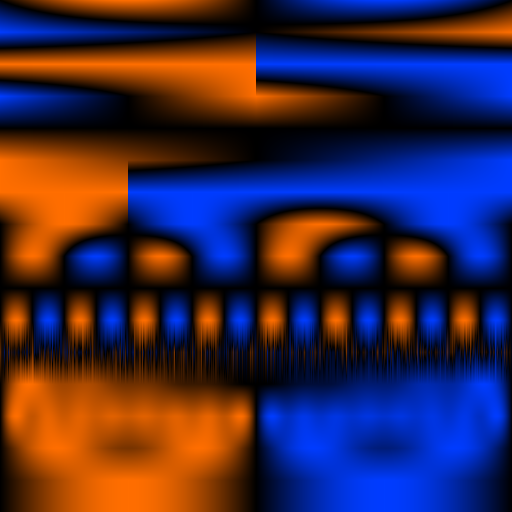
#> input picture Projects/2D Torus Wavetable Synthesizer/Wavetables/00_test_diagnostic.png, 1024 x 1024 px (shown at 1/2 size)
$ python paper_marker.py '../../../2D Torus Wavetable Synthesizer/Wavetables/00_test_diagnostic.png'
#> lines starting #> are read from the running program, lines starting #| are printed output that depends on the picture
#!/usr/bin/env python3
"""
BLUELINE · STYLE-LOCK — the DETERMINISTIC SUBSTRATE LOCK. The model draws the line/value; THIS owns the
paper + marker tone, applied identically to every image — so the substrate reads the same across all
characters by construction (the surest consistency lever short of a LoRA).

Pipeline (pure numpy/PIL, deterministic given paper_seed):
  1. luminance -> auto-levels (percentile stretch)
  2. quantize ink density to a limited marker palette {white paper, light dry-grey, mid-grey, ink-black}
  3. procedural cold-press paper tooth (fractal value noise) BREAKS ink on the peaks (dry-brush skip)
     and lays a faint warm grain into the white — the same paper on every frame.

  from paper_marker import stylize ; stylize("in.png","out.png")
  or: python paper_marker.py in1.png in2.png ...   (writes *_marker.png alongside)
"""
import sys, os
import numpy as np
from PIL import Image

PALETTE = np.array([248, 196, 120, 28], np.float32)      # white paper · light dry-grey · mid-grey · ink
PAPER_SEED = 7                                            # fixed -> identical paper substrate everywhere

def paper_field(h, w, seed=PAPER_SEED):
    rng = np.random.default_rng(seed)
    acc = np.zeros((h, w), np.float32); amp, tot = 1.0, 0.0
    for cell in (96, 48, 24, 12, 6):                      # octaves: big cells = low freq, small = grain
        gh, gw = h // cell + 2, w // cell + 2
        small = (rng.random((gh, gw)) * 255).astype(np.uint8)
        up = np.asarray(Image.fromarray(small).resize((w, h), Image.BICUBIC), np.float32) / 255.0
        acc += up * amp; tot += amp; amp *= 0.55
    f = acc / tot
    return (f - f.min()) / (f.max() - f.min() + 1e-9)

def stylize(src, dst=None, break_strength=0.55, grain=10.0):
#> called with break_strength = 0.55, grain = 10
    im = Image.open(src).convert("L")
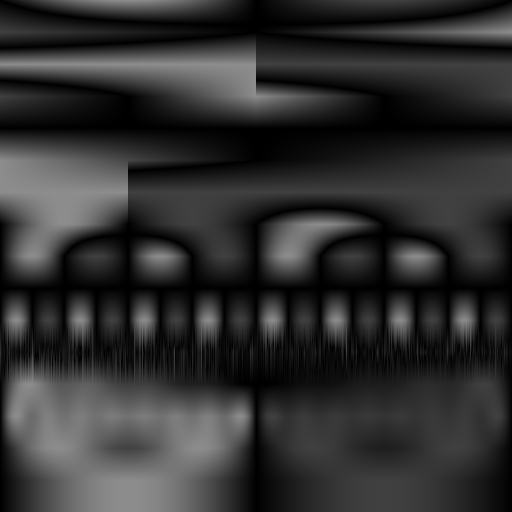
#> im: PIL image 1024x1024 L (shown at 1/2 size); min 0, max 141, mean 47.9
    g = np.asarray(im, np.float32) / 255.0
    lo, hi = np.percentile(g, 4), np.percentile(g, 96)    # auto-levels
#> lo = 0.00392; hi = 0.506
    g = np.clip((g - lo) / (hi - lo + 1e-6), 0, 1)
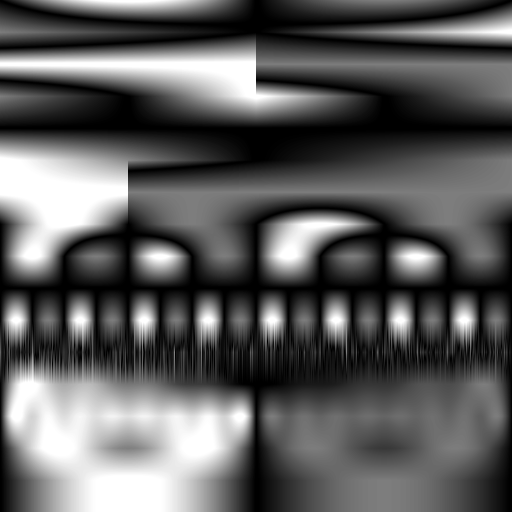
#> g: shape (1024, 1024) float32 (shown at 1/2 size); min 0, max 1, mean 0.365
    ink = 1.0 - g                                         # ink density (1 = darkest)
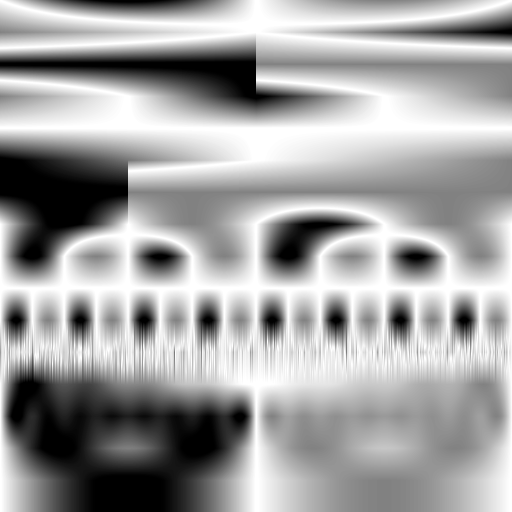
#> ink: shape (1024, 1024) float32 (shown at 1/2 size); min 0, max 1, mean 0.635
    pf = paper_field(*g.shape)
    # dry-brush: where paper tooth is high, ink skips (mid densities lighten; solid blacks mostly survive)
    skip = break_strength * np.clip(pf - 0.45, 0, 1) * (1.0 - np.clip(ink - 0.75, 0, 1) / 0.25)
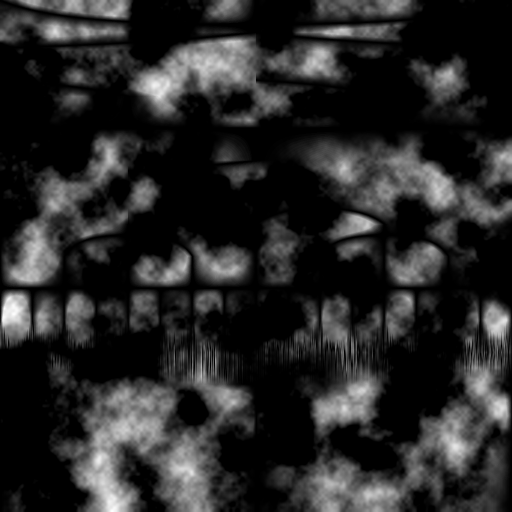
#> skip: shape (1024, 1024) float32 (shown at 1/2 size); min 0, max 0.291, mean 0.0465; drawn with min black and max white
    ink = np.clip(ink - skip, 0, 1)
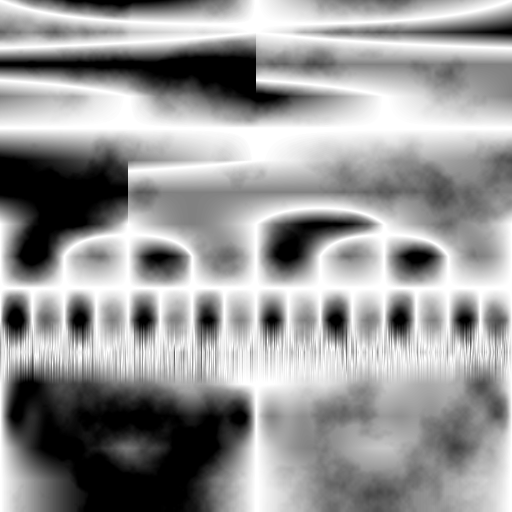
#> ink: shape (1024, 1024) float32 (shown at 1/2 size); min 0, max 1, mean 0.594
    # quantize ink density -> palette index (0 white .. 3 ink) with soft thresholds
    idx = np.zeros_like(ink, np.int32)
    idx[ink > 0.18] = 1; idx[ink > 0.42] = 2; idx[ink > 0.70] = 3
    out = PALETTE[idx]
    # faint warm paper grain in the lightest areas (so white isn't dead-flat)
    white_mask = (idx == 0).astype(np.float32)
    out = out - white_mask * (pf - 0.5) * grain
    out = np.clip(out, 0, 255).astype(np.uint8)
    dst = dst or os.path.splitext(src)[0] + "_marker.png"
    Image.fromarray(out, "L").save(dst)
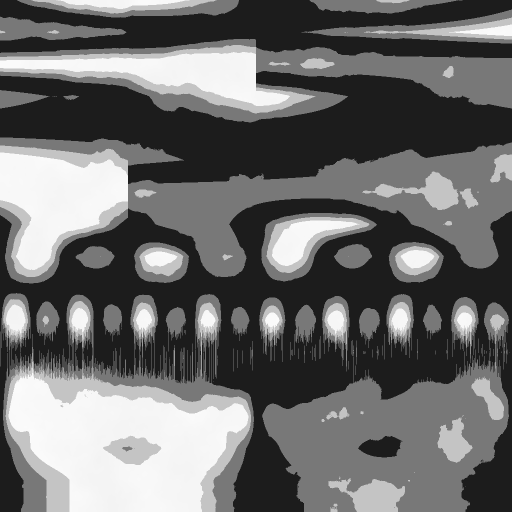
#> saved as 00_test_diagnostic_marker.png: PIL image 1024x1024 L (shown at 1/2 size); min 28, max 251, mean 107.5
    return dst

if __name__ == "__main__":
    for p in sys.argv[1:]:
        print("marker ->", stylize(p))

$ run again, on Projects/2D Torus Wavetable Synthesizer/Wavetables/10_membrane.png
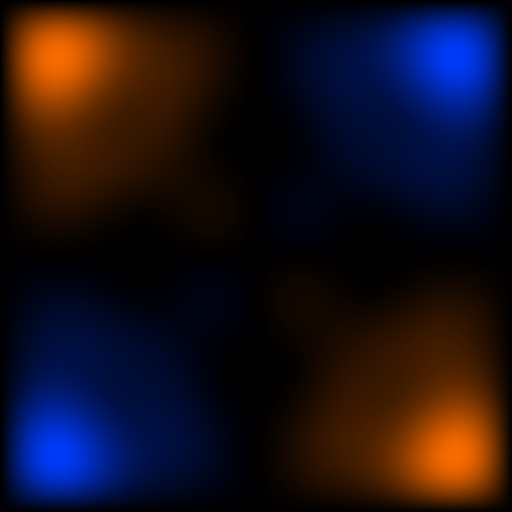
#> input picture Projects/2D Torus Wavetable Synthesizer/Wavetables/10_membrane.png, 1024 x 1024 px (shown at 1/2 size)
#> in stylize, `im = Image.open(src).convert("L")`:
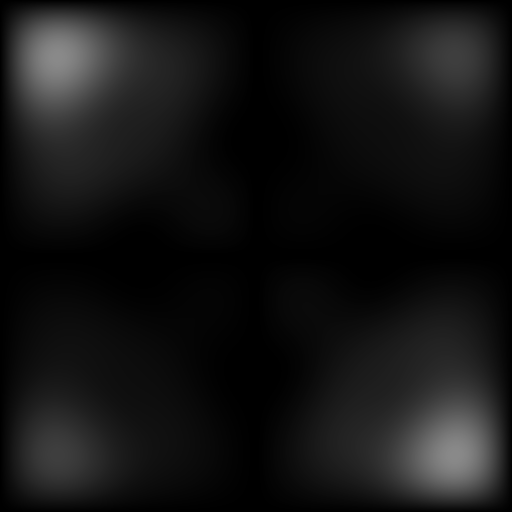
#> im: PIL image 1024x1024 L (shown at 1/2 size); min 0, max 137, mean 20
#> lo = 0; hi = 0.322
#> in stylize, `Image.fromarray(out, "L").save(dst)`:
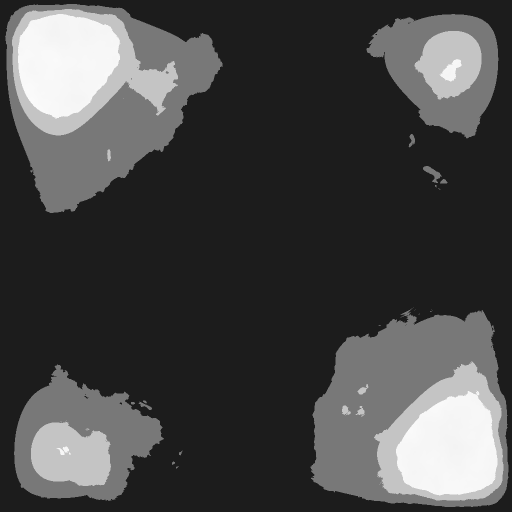
#> saved as 10_membrane_marker.png: PIL image 1024x1024 L (shown at 1/2 size); min 28, max 251, mean 71.2

$ run again, on Projects/2D Torus Wavetable Synthesizer/Wavetables/12_theta_surface.png
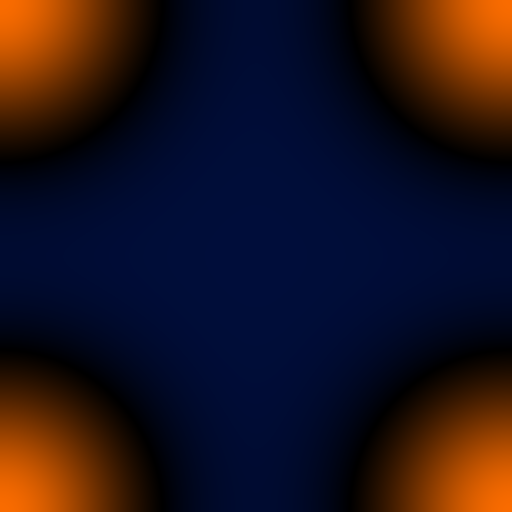
#> input picture Projects/2D Torus Wavetable Synthesizer/Wavetables/12_theta_surface.png, 1024 x 1024 px (shown at 1/2 size)
#> in stylize, `im = Image.open(src).convert("L")`:
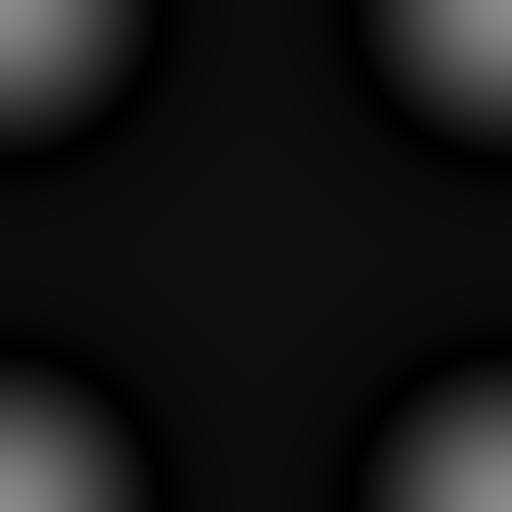
#> im: PIL image 1024x1024 L (shown at 1/2 size); min 0, max 137, mean 23
#> lo = 0.00392; hi = 0.412
#> in stylize, `Image.fromarray(out, "L").save(dst)`:
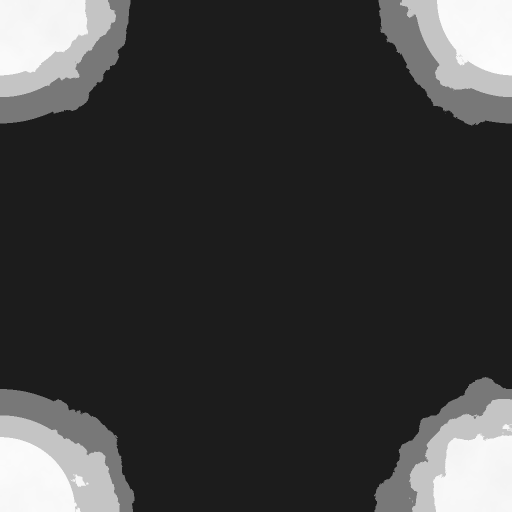
#> saved as 12_theta_surface_marker.png: PIL image 1024x1024 L (shown at 1/2 size); min 28, max 252, mean 60

$ run again, on Projects/2D Torus Wavetable Synthesizer/Wavetables/13_stiff_string.png
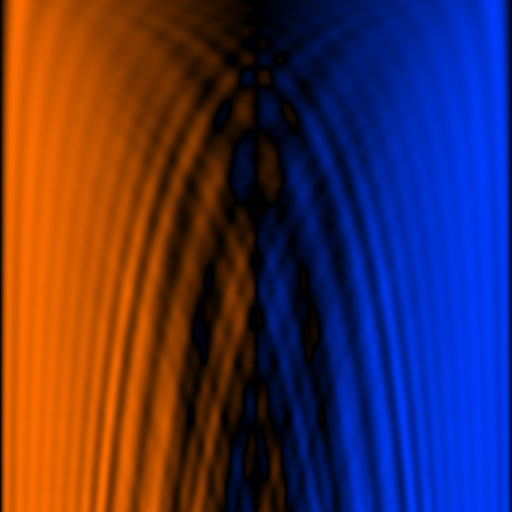
#> input picture Projects/2D Torus Wavetable Synthesizer/Wavetables/13_stiff_string.png, 1024 x 1024 px (shown at 1/2 size)
#> in stylize, `im = Image.open(src).convert("L")`:
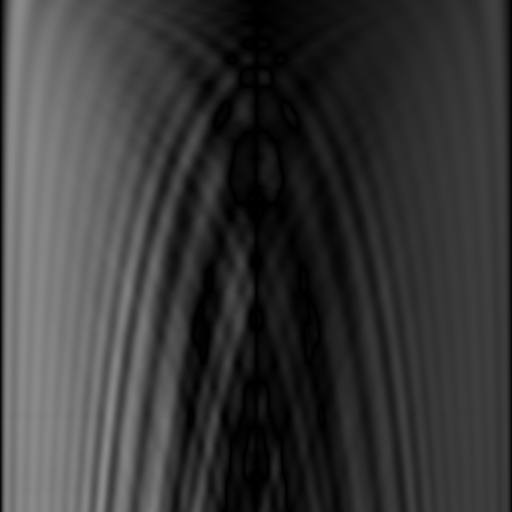
#> im: PIL image 1024x1024 L (shown at 1/2 size); min 0, max 137, mean 56.4
#> lo = 0.0157; hi = 0.51
#> in stylize, `Image.fromarray(out, "L").save(dst)`:
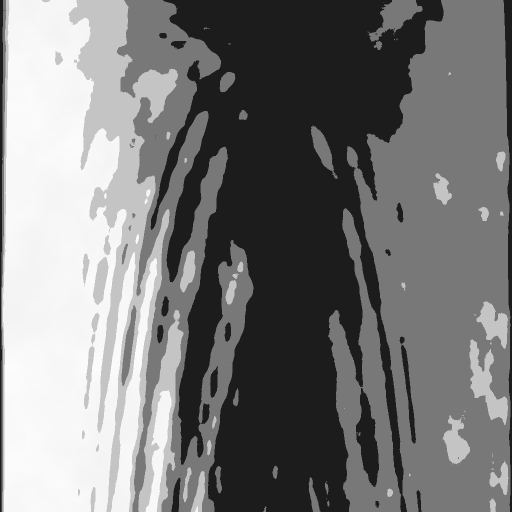
#> saved as 13_stiff_string_marker.png: PIL image 1024x1024 L (shown at 1/2 size); min 28, max 252, mean 122
